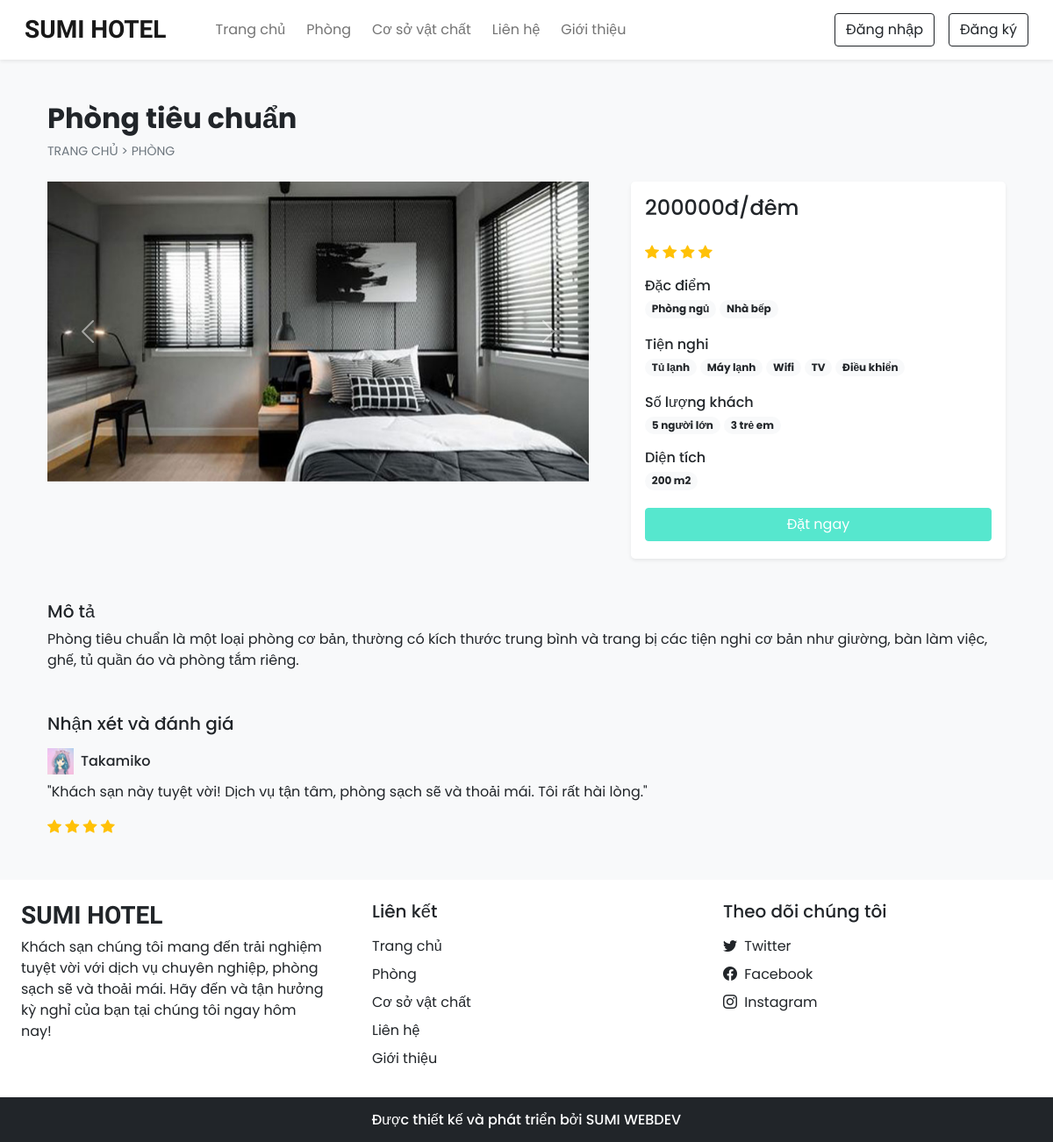
Screenshot of /room_details.php?id=20 with the database file from the repository.
### tables this page shows
CREATE TABLE `settings` (
  `sr_no` int(11) NOT NULL,
  `site_title` varchar(50) NOT NULL,
  `site_about` varchar(250) NOT NULL,
  `shutdown` tinyint(1) NOT NULL
);

CREATE TABLE `rooms` (
  `id` int(11) NOT NULL,
  `name` varchar(150) NOT NULL,
  `area` int(11) NOT NULL,
  `price` int(11) NOT NULL,
  `quantity` int(11) NOT NULL,
  `adult` int(11) NOT NULL,
  `children` int(11) NOT NULL,
  `description` varchar(350) NOT NULL,
  `status` tinyint(4) NOT NULL DEFAULT 1,
  `removed` int(11) NOT NULL DEFAULT 0
);

CREATE TABLE `room_images` (
  `sr_no` int(11) NOT NULL,
  `room_id` int(11) NOT NULL,
  `image` varchar(150) NOT NULL,
  `thumb` tinyint(4) NOT NULL DEFAULT 0
);

CREATE TABLE `features` (
  `id` int(11) NOT NULL,
  `name` varchar(50) NOT NULL
);

CREATE TABLE `facilities` (
  `id` int(11) NOT NULL,
  `icon` varchar(100) NOT NULL,
  `name` varchar(50) NOT NULL,
  `description` varchar(250) NOT NULL
);

### admin/inc/db_config.php (called while the page is built, shortened)
<?php
    function select($sql,$values,$datatypes)
    {
        $con = $GLOBALS['con'];
        if($stmt = mysqli_prepare($con,$sql))
        {
            mysqli_stmt_bind_param($stmt,$datatypes,...$values);
            if(mysqli_stmt_execute($stmt))
            {
                $res = mysqli_stmt_get_result($stmt);
                return $res;
            }
            else
            {
                mysqli_stmt_close($stmt);
                die("Không thể thực hiện câu truy vấn");
            }
        }
        else
        {
            die("Không thể chuẩn bị câu truy vấn");
        }
    }
?>

### room_details.php (the view, shortened to what this page needs)
<!DOCTYPE html>
<html lang="en">
<head>
    <?php  require('inc/links.php'); ?>
</head>
<body class="bg-light">
    <?php  require('inc/header.php'); ?>
    <?php
        $data = filteration($_GET);
        $room_res = select("SELECT * FROM `rooms` WHERE `id`=? AND `status`=? AND `removed`=?",[$data['id'],1,0],'iii');
        $room_data = mysqli_fetch_assoc($room_res);
    ?>
    <div class="container">
        <div class="row">
            <div class="col-12 my-5 mb-4 px-4">
                <h2 class="fw-bold"><?php echo $room_data['name'] ?></h2>
                <div style="font-size: 14px">
                    <a href="index.php" class="text-secondary text-decoration-none">TRANG CHỦ</a>
                    <span class="text-secondary"> > </span>
                    <a href="rooms.php" class="text-secondary text-decoration-none">PHÒNG</a>
                </div>
            </div>
            <div class="col-lg-7 col-md-12 px-4">
                <div id="roomCarousel" class="carousel slide">
                    <div class="carousel-inner">
                        <?php
                            $room_img = ROOMS_IMG_PATH."thumbnail.jpg";
                            $img_q = mysqli_query($con,"SELECT * FROM `room_images`
                                WHERE `room_id`='$room_data[id]'");
                            if(mysqli_num_rows($img_q)>0)
                            {
                                $active_class = 'active';
                                while($img_res = mysqli_fetch_assoc($img_q))
                                {
                                    echo"
                                    <div class='carousel-item $active_class'>
                                        <img src='".ROOMS_IMG_PATH.$img_res['image']."' class='d-block w-100'>
                                    </div>
                                    ";
                                    $active_class='';
                                }
                            }
                            else
                            {
                                echo"<div class='carousel-item active'>
                                    <img src='$room_img' class='d-block w-100'>
                                </div>";
                            }
                        ?>
                    </div>
                    <button class="carousel-control-prev" type="button" data-bs-target="#roomCarousel" data-bs-slide="prev">
                        <span class="carousel-control-prev-icon" aria-hidden="true"></span>
                    </button>
                    <button class="carousel-control-next" type="button" data-bs-target="#roomCarousel" data-bs-slide="next">
                        <span class="carousel-control-next-icon" aria-hidden="true"></span>
                    </button>
                </div>
            </div>
            <div class="col-lg-5 col-md-12 px-4">
                <div class="card mb-4 border-0 shadow-sm rounded-3">
                    <div class="card-body">
                        <?php
                            echo<<<price
                                <h4 class="mb-4">$room_data[price]đ/đêm</h4>
                            price;
                            echo <<<rating
                                <div class="mb-3">
                                    <i class="bi bi-star-fill text-warning"></i>
                                    <i class="bi bi-star-fill text-warning"></i>
                                    <i class="bi bi-star-fill text-warning"></i>
                                    <i class="bi bi-star-fill text-warning"></i>
                                </div>
                            rating;
                            $fea_q = mysqli_query($con,"SELECT f.name FROM `features` f
                                INNER JOIN `room_features` rfea ON f.id = rfea.features_id
                                WHERE rfea.room_id = '$room_data[id]'");
                            $features_data = "";
                            while($fea_row = mysqli_fetch_assoc($fea_q))
                            {
                                $features_data .="<span class='badge rounded-pill bg-light text-dark text-wrap me-1 mb-1'>
                                    $fea_row[name]
                                </span>";
                            }
                            echo<<<features
                                <div class="mb-3">
                                    <h6 class="mb-1">Đặc điểm</h6>
                                    $features_data
                                </div>
                            features;
                            $fac_q = mysqli_query($con,"SELECT f.name FROM `facilities` f
                            INNER JOIN `room_facilities` rfea ON f.id = rfea.facilities_id
                            WHERE rfea.room_id = '$room_data[id]'");
                            $facilities_data = "";
                            while($fac_row = mysqli_fetch_assoc($fac_q))
                            {
                                $facilities_data .="<span class='badge rounded-pill bg-light text-dark text-wrap me-1 mb-1'>
                                    $fac_row[name]
                                </span>";
                            }
                            echo<<<facilities
                                <div class="mb-3">
                                    <h6 class="mb-1">Tiện nghi</h6>
                                    $facilities_data
                                </div>
                            facilities;
                            echo<<<guests
                                <div class="mb-3">
                                    <h6 class="mb-1">Số lượng khách</h6>
                                    <span class="badge rounded-pill bg-light text-dark text-wrap">
                                        $room_data[adult] người lớn
                                    </span>
                                    <span class="badge rounded-pill bg-light text-dark text-wrap">
                                        $room_data[children] trẻ em
                                    </span>
                                </div>
                            guests;
                            echo<<<area
                                <div class="mb-3">
                                    <h6 class="mb-1">Diện tích</h6>
                                    <span class='badge rounded-pill bg-light text-dark text-wrap me-1 mb-1'>
                                        $room_data[area] m2
                                    </span>
                                </div>
                            area;
                            if(!$settings_r['shutdown'])
                            {
                                $login=0;
                                echo<<<book
                                    <button onclick='checkLoginToBook($login,$room_data[id])' class='btn w-100 text-white custom-bg shadow-none mb-1'>Đặt ngay</button>
                                book;
                            }
                        ?>
                    </div>
                </div>
            </div>
            <div class="col-12 mt-4 px-4">
                <div class="mb-5">
                    <h5>Mô tả</h5>
                    <p>
                        <?php echo $room_data['description'] ?>
                    </p>
                </div>
                <div>
                    <h5 class="mb-3">Nhận xét và đánh giá</h5>
                    <div>
                        <div class="d-flex align-items-center mb-2">
                            <img src="images/Users/user1.png" width="30px">
                            <h6 class="m-0 ms-2">Takamiko</h6>
                        </div>
                        <p>
                            "Khách sạn này tuyệt vời!
                            Dịch vụ tận tâm, phòng sạch sẽ và thoải mái.
                            Tôi rất hài lòng."
                        </p>
                        <div class="rating">
                            <i class="bi bi-star-fill text-warning"></i>
                                <i class="bi bi-star-fill text-warning"></i>
                                <i class="bi bi-star-fill text-warning"></i>
                                <i class="bi bi-star-fill text-warning"></i>
                        </div>
                    </div>
                </div>
            </div>
        </div>
    </div>
    <?php require('inc/footer.php'); ?>
</body>
</html>

### inc/links.php (shortened to what this page needs)
<link href="https://cdn.jsdelivr.net/npm/bootstrap@5.0.2/dist/css/bootstrap.min.css" rel="stylesheet">
<link rel="stylesheet" href="https://cdn.jsdelivr.net/npm/bootstrap-icons@1.11.2/font/bootstrap-icons.min.css">
<link rel="stylesheet" href="css/common.css">
<?php
    require('admin/inc/db_config.php');
    $contact_q = "SELECT * FROM `contact_details` WHERE `sr_no`=?";
    $settings_q = "SELECT * FROM `settings` WHERE `sr_no`=?";
    $values = [1];
    $contact_r = mysqli_fetch_assoc(select($contact_q,$values,'i'));
    $settings_r = mysqli_fetch_assoc(select($settings_q,$values,'i'));
?>

### inc/header.php (shortened to what this page needs)
<nav id="nav_bar" class="navbar navbar-expand-lg navbar-light bg-white px-lg-3 py-lg-2 shadow-sm sticky-top ">
        <div class="container-fluid">
            <a class="navbar-brand me-5 fw-bold fs-3 h-font" href="index.php"><?php echo $settings_r['site_title']?></a>
            <div class="collapse navbar-collapse" id="navbarSupportedContent">
                <ul class="navbar-nav me-auto mb-2 mb-lg-0">
                    <li class="nav-item">
                    <a class="nav-link me-2" href="index.php">Trang chủ</a>
                    </li>
                    <li class="nav-item">
                    <a class="nav-link me-2" href="rooms.php">Phòng</a>
                    </li>
                    <li class="nav-item">
                    <a class="nav-link me-2" href="facilities.php">Cơ sở vật chất</a>
                    </li>
                    <li class="nav-item">
                    <a class="nav-link me-2" href="contact.php">Liên hệ</a>
                    </li>
                    <li class="nav-item">
                    <a class="nav-link" href="about.php">Giới thiệu</a>
                    </li>
                </ul>
                <div class="d-flex">
                    <?php
                        if(isset($_SESSION['login']) && $_SESSION['login']==true)
                        {
                            $path = USERS_IMG_PATH;
                            echo<<<data
                                <div class="btn-group">
                                    <button type="button" class="btn btn-outline-dark shadow-none dropdown-toggle" data-bs-toggle="dropdown" data-bs-display="static" aria-expanded="false">
                                        <img src="$path$_SESSION[uPic]" style="width: 25px; height: 25px;" class="me-1">
                                        $_SESSION[uName]
                                    </button>
                                    <ul class="dropdown-menu dropdown-menu-lg-end">
                                    <li><a class="dropdown-item" href="profile.php">Hồ sơ</a></li>
                                    <li><a class="dropdown-item" href="bookings.php">Đặt phòng</a></li>
                                    <li><a class="dropdown-item" href="logout.php">Đăng xuất</a></li>
                                    </ul>
                                </div>
                            data;
                        }
                        else
                        {
                            echo<<<data
                                <button type="button" class="btn btn-outline-dark shadow-none me-lg-3 me-2" data-bs-toggle="modal" data-bs-target="#loginModal">
                                    Đăng nhập
                                </button>
                                <button type="button" class="btn btn-outline-dark shadow-none" data-bs-toggle="modal" data-bs-target="#registerModal">
                                    Đăng ký
                                </button>
                            data;
                        }
                    ?>
                </div>
            </div>
        </div>
</nav>

### inc/footer.php (shortened to what this page needs)
<div class="container-fluid bg-white mt-5">
    <div class="row">
        <div class="col-lg-4 p-4">
            <h3 class="h-font fw-bold fs-3 mb-2"><?php echo $settings_r['site_title']?></h3>
            <p>
                <?php echo $settings_r['site_about']?>
            </p>
        </div>
        <div class="col-lg-4 p-4">
            <h5 class="mb-3">Liên kết</h5>
            <a href="index.php" class="d-inline-block mb-2 text-dark text-decoration-none">Trang chủ</a> <br>
            <a href="rooms.php" class="d-inline-block mb-2 text-dark text-decoration-none">Phòng</a> <br>
            <a href="facilities.php" class="d-inline-block mb-2 text-dark text-decoration-none">Cơ sở vật chất</a> <br>
            <a href="contact.php" class="d-inline-block mb-2 text-dark text-decoration-none">Liên hệ</a> <br>
            <a href="about.php" class="d-inline-block mb-2 text-dark text-decoration-none">Giới thiệu</a>
        </div>
        <div class="col-lg-4 p-4">
            <h5 class="mb-3">Theo dõi chúng tôi</h5>
            <?php
                if($contact_r['tw']!='')
                {
                    echo<<<data
                        <a href="$contact_r[tw]" class="d-inline-block text-dark text-decoration-none mb-2">
                            <i class="bi bi-twitter me-1"></i> Twitter
                        </a><br>
                    data;
                }
            ?>
            <a href="<?php echo $contact_r['fb'] ?>" class="d-inline-block text-dark text-decoration-none mb-2">
                <i class="bi bi-facebook me-1"></i> Facebook
            </a><br>
            <a href="<?php echo $contact_r['insta'] ?>" class="d-inline-block text-dark text-decoration-none">
                <i class="bi bi-instagram me-1"></i> Instagram
            </a><br>
        </div>
    </div>
</div>
<h6 class="text-center bg-dark text-white p-3 m-0">Được thiết kế và phát triển bởi SUMI WEBDEV</h6>

### css/common.css (style rules this page uses)
:root { --teal: rgb(86, 231, 206); --teal_hover: #279e8c; }
* { font-family: 'Poppins', sans-serif; }
.h-font { font-family: 'Merienda', cursive; }
.custom-bg { background-color: var(--teal); border: 1px solid var(--teal); }

### rows the page displays
settings: site_title "SUMI HOTEL", site_about "Khách sạn chúng tôi mang đến trải nghiệm tuyệt vời với dịch vụ chuyên nghiệp, phòng sạch sẽ và thoải mái. Hãy đến và tận hưởng kỳ nghỉ của bạn tại chúng tôi ngay hôm nay!"
rooms: name "Phòng tiêu chuẩn", price "200000", adult "5", children "3", area "200", description "Phòng tiêu chuẩn là một loại phòng cơ bản, thường có kích thước trung bình và trang bị các tiện nghi cơ bản như giường, bàn làm việc, ghế, tủ quần áo và phòng tắm riêng."
room_images: image (picture)
features: name "Phòng ngủ"
features: name "Nhà bếp"
facilities: name "Tủ lạnh"
facilities: name "Máy lạnh"
facilities: name "Wifi"
facilities: name "TV"
facilities: name "Điều khiển"
